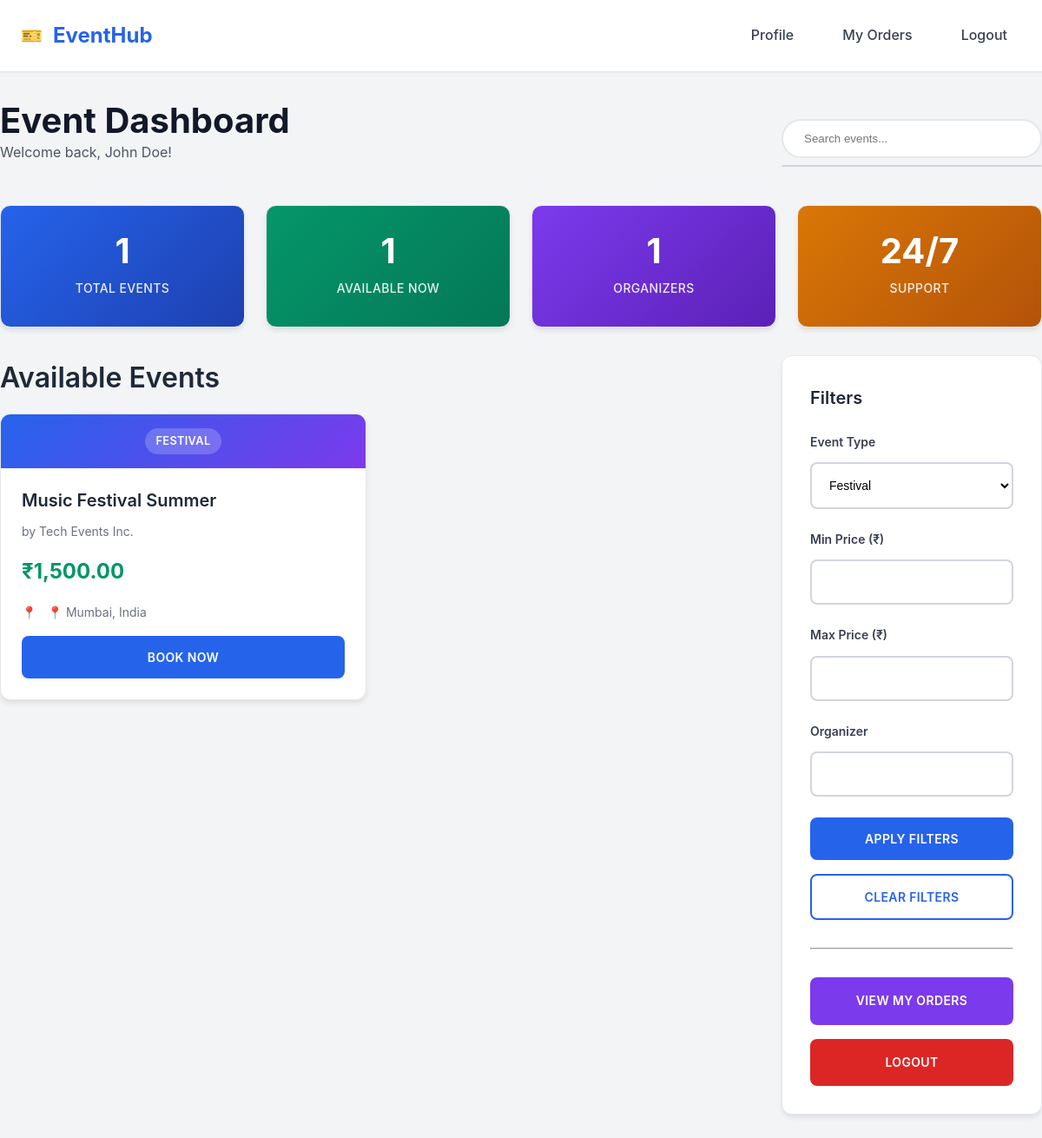
Screenshot of /user/dashboard.php?type=festival (signed in) with the database file from the repository.
### tables this page shows
CREATE TABLE users (
                id INTEGER PRIMARY KEY AUTOINCREMENT,
                name TEXT NOT NULL,
                email TEXT UNIQUE NOT NULL,
                password TEXT NOT NULL,
                role TEXT NOT NULL DEFAULT 'user',
                created_at DATETIME DEFAULT CURRENT_TIMESTAMP
            );

CREATE TABLE events (
                id INTEGER PRIMARY KEY AUTOINCREMENT,
                organizer_id INTEGER NOT NULL,
                title TEXT NOT NULL,
                description TEXT,
                type TEXT NOT NULL,
                price REAL NOT NULL,
                location TEXT NOT NULL,
                created_at DATETIME DEFAULT CURRENT_TIMESTAMP,
                FOREIGN KEY (organizer_id) REFERENCES organizers (id)
            );

CREATE TABLE organizers (
                id INTEGER PRIMARY KEY AUTOINCREMENT,
                user_id INTEGER NOT NULL,
                name TEXT NOT NULL,
                bio TEXT,
                video_url TEXT,
                created_at DATETIME DEFAULT CURRENT_TIMESTAMP,
                FOREIGN KEY (user_id) REFERENCES users (id)
            );

### config/database.php (called while the page is built, shortened)
<?php
class Database {
    private $pdo;
    public function __construct() {
        try {
            $this->pdo = new PDO('sqlite:' . __DIR__ . '/../database.sqlite');
            $this->pdo->setAttribute(PDO::ATTR_ERRMODE, PDO::ERRMODE_EXCEPTION);
        } catch (PDOException $e) {
            die("Database connection failed: " . $e->getMessage());
        }
    }
    private function createTables() {
        $sql = [
            "CREATE TABLE IF NOT EXISTS users (
                id INTEGER PRIMARY KEY AUTOINCREMENT,
                name TEXT NOT NULL,
                email TEXT UNIQUE NOT NULL,
                password TEXT NOT NULL,
                role TEXT NOT NULL DEFAULT 'user',
                created_at DATETIME DEFAULT CURRENT_TIMESTAMP
            )",
            "CREATE TABLE IF NOT EXISTS organizers (
                id INTEGER PRIMARY KEY AUTOINCREMENT,
                user_id INTEGER NOT NULL,
                name TEXT NOT NULL,
                bio TEXT,
                video_url TEXT,
                created_at DATETIME DEFAULT CURRENT_TIMESTAMP,
                FOREIGN KEY (user_id) REFERENCES users (id)
            )",
            "CREATE TABLE IF NOT EXISTS events (
                id INTEGER PRIMARY KEY AUTOINCREMENT,
                organizer_id INTEGER NOT NULL,
                title TEXT NOT NULL,
                description TEXT,
                type TEXT NOT NULL,
                price REAL NOT NULL,
                location TEXT NOT NULL,
                created_at DATETIME DEFAULT CURRENT_TIMESTAMP,
                FOREIGN KEY (organizer_id) REFERENCES organizers (id)
            )",
            "CREATE TABLE IF NOT EXISTS orders (
                id INTEGER PRIMARY KEY AUTOINCREMENT,
                user_id INTEGER NOT NULL,
                event_id INTEGER NOT NULL,
                status TEXT NOT NULL DEFAULT 'pending',
                payment_status TEXT NOT NULL DEFAULT 'pending',
                organizer_confirmation TEXT NOT NULL DEFAULT 'pending',
                country TEXT,
                state TEXT,
                city TEXT,
                pin_code TEXT,
                address TEXT,
                payment_method TEXT,
                created_at DATETIME DEFAULT CURRENT_TIMESTAMP,
                FOREIGN KEY (user_id) REFERENCES users (id),
                FOREIGN KEY (event_id) REFERENCES events (id)
            )"
        ];
        foreach ($sql as $query) {
            $this->pdo->exec($query);
        }
    }
    public function query($sql, $params = []) {
        $stmt = $this->pdo->prepare($sql);
        $stmt->execute($params);
        return $stmt;
    }
    public function fetchAll($sql, $params = []) {
        $stmt = $this->query($sql, $params);
        return $stmt->fetchAll(PDO::FETCH_ASSOC);
    }
    public function fetch($sql, $params = []) {
        $stmt = $this->query($sql, $params);
        return $stmt->fetch(PDO::FETCH_ASSOC);
    }
}
?>

### config/auth.php (called while the page is built, shortened)
<?php
require_once __DIR__ . '/../config/database.php';
class Auth {
    private $db;
    public function __construct() {
        $this->db = new Database();
    }
    public function isLoggedIn() {
        return isset($_SESSION['user_id']);
    }
    public function getCurrentUser() {
        $sql = "SELECT * FROM users WHERE id = ?";
        return $this->db->fetch($sql, [$_SESSION['user_id']]);
    }
}
?>

### config/eventmanager.php (called while the page is built, shortened)
<?php
require_once __DIR__ . '/../config/database.php';
class EventManager {
    private $db;
    public function __construct() {
        $this->db = new Database();
    }
    public function getEvents($filters = []) {
        $sql = "SELECT e.*, o.name as organizer_name, o.bio as organizer_bio
                FROM events e
                JOIN organizers o ON e.organizer_id = o.id
                WHERE 1=1";
        $params = [];
        if (!empty($filters['type'])) {
            $sql .= " AND e.type = ?";
            $params[] = $filters['type'];
        }
        $sql .= " ORDER BY e.created_at DESC";
        return $this->db->fetchAll($sql, $params);
    }
}
?>

### user/dashboard.php (the view, shortened to what this page needs)
<?php
require_once __DIR__ . '/../config/auth.php';
require_once __DIR__ . '/../config/eventmanager.php';
$auth = new Auth();
$auth->requireLogin();
$auth->requireRole('user');
$eventManager = new EventManager();
$user = $auth->getCurrentUser();
$filters = [];
if (isset($_GET['type']) && !empty($_GET['type'])) {
    $filters['type'] = $_GET['type'];
}
$events = $eventManager->getEvents($filters);
$totalEvents = count($events);
$availableEvents = count(array_filter($events, function($event) {
    return $event['price'] > 0;
}));
$totalOrganizers = count(array_unique(array_column($events, 'organizer_id')));
?>
<!DOCTYPE html>
<html lang="en">
<head>
    <link rel="stylesheet" href="../assets/css/style.css">
</head>
<body>
    <div class="header">
        <div class="container">
            <div class="nav">
                <a href="dashboard.php" class="logo">EventHub</a>
                <div class="nav-links">
                    <a href="profile.php">Profile</a>
                    <a href="orders.php">My Orders</a>
                    <a href="../logout.php">Logout</a>
                </div>
            </div>
        </div>
    </div>
    <div class="container dashboard">
        <div class="dashboard-header">
            <div>
                <h1>Event Dashboard</h1>
                <p>Welcome back, <?php echo htmlspecialchars($user['name']); ?>!</p>
            </div>
            <div style="position: relative;">
                <input type="text" id="search-input" placeholder="Search events..." style="padding: 0.8rem 1.5rem; border: 2px solid #e5e7eb; border-radius: 25px; width: 300px;">
                <div id="search-results" class="search-results"></div>
            </div>
        </div>
        <div class="dashboard-stats">
            <div class="stat-card blue">
                <div class="stat-value"><?php echo $totalEvents; ?></div>
                <div class="stat-label">Total Events</div>
            </div>
            <div class="stat-card green">
                <div class="stat-value"><?php echo $availableEvents; ?></div>
                <div class="stat-label">Available Now</div>
            </div>
            <div class="stat-card purple">
                <div class="stat-value"><?php echo $totalOrganizers; ?></div>
                <div class="stat-label">Organizers</div>
            </div>
            <div class="stat-card orange">
                <div class="stat-value">24/7</div>
                <div class="stat-label">Support</div>
            </div>
        </div>
        <div style="display: grid; grid-template-columns: 1fr 300px; gap: 2rem;">
            <div>
                <h2>Available Events</h2>
                <div class="events-grid">
                    <?php if (empty($events)): ?>
                        <div class="card">
                            <p>No events found matching your criteria.</p>
                        </div>
                    <?php else: ?>
                        <?php foreach ($events as $event): ?>
                            <div class="event-card">
                                <div class="event-card-header">
                                    <span style="background: rgba(255,255,255,0.2); padding: 0.3rem 0.8rem; border-radius: 20px; font-size: 0.8rem; font-weight: 600;">
                                        <?php echo htmlspecialchars(strtoupper($event['type'])); ?>
                                    </span>
                                </div>
                                <div class="event-card-body">
                                    <h3><?php echo htmlspecialchars($event['title']); ?></h3>
                                    <div class="organizer">by <?php echo htmlspecialchars($event['organizer_name']); ?></div>
                                    <div class="price">₹<?php echo number_format($event['price'], 2); ?></div>
                                    <div class="location">📍 <?php echo htmlspecialchars($event['location']); ?></div>
                                    <button class="btn btn-primary book-event" data-event-id="<?php echo $event['id']; ?>" style="width: 100%;">Book Now</button>
                                </div>
                            </div>
                        <?php endforeach; ?>
                    <?php endif; ?>
                </div>
            </div>
            <div class="sidebar">
                <h3>Filters</h3>
                <form id="filter-form" method="GET" action="dashboard.php">
                    <div class="filter-group">
                        <label for="event-type">Event Type</label>
                        <select id="event-type" name="type">
                            <option value="festival" <?php echo isset($_GET['type']) && $_GET['type'] == 'festival' ? 'selected' : ''; ?>>Festival</option>
                        </select>
                    </div>
                    <div class="filter-group">
                        <label for="min-price">Min Price (₹)</label>
                        <input type="number" id="min-price" name="min_price" value="<?php echo isset($_GET['min_price']) ? $_GET['min_price'] : ''; ?>">
                    </div>
                    <div class="filter-group">
                        <label for="max-price">Max Price (₹)</label>
                        <input type="number" id="max-price" name="max_price" value="<?php echo isset($_GET['max_price']) ? $_GET['max_price'] : ''; ?>">
                    </div>
                    <div class="filter-group">
                        <label for="organizer">Organizer</label>
                        <input type="text" id="organizer" name="organizer" value="<?php echo isset($_GET['organizer']) ? $_GET['organizer'] : ''; ?>">
                    </div>
                    <button type="submit" class="btn btn-primary" style="width: 100%; margin-bottom: 1rem;">Apply Filters</button>
                    <button type="button" id="clear-filters" class="btn btn-outline" style="width: 100%;">Clear Filters</button>
                </form>
                <hr style="margin: 2rem 0;">
                <a href="orders.php" class="btn btn-secondary" style="width: 100%; margin-bottom: 1rem;">View My Orders</a>
                <a href="../logout.php" class="btn btn-danger" style="width: 100%;">Logout</a>
            </div>
        </div>
    </div>
</body>
</html>

### rows the page displays
users: name "John Doe"
events: price "1", type "FESTIVAL", title "Music Festival Summer", organizer.name "Tech Events Inc.", price "1,500.00", location "Mumbai, India"

### other values shown
$totalEvents "1"
$totalOrganizers "1"
